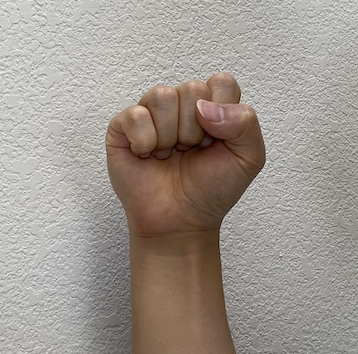
#> input picture demo/kaynak/fist.jpg, 358 x 354 px
$ python -i make_demo_images.py   (imports and definitions only)
#> lines starting #> are read from the running program, lines starting #| are printed output that depends on the picture; after the words box and inside, x2 and y2 are one past the last pixel; in counts of white or black regions, pixels touching at a corner belong together
#> further down, picture is the input picture: shape (354, 358, 3); mean B, G, R 142.8, 150.2, 158.2
"""
Demo/test görüntüleri üretir.

Gerçek bir portre fotoğrafına (MediaPipe örnek görselleri) gerçek el fotoğrafları
kesilip yapıştırılır. Parmak ucu bıyık bölgesine, yanağa, alına, çeneye veya yüzden
uzağa konularak pozitif ve negatif senaryolar oluşturulur.

Kullanım:  python tests/make_demo_images.py
Kaynak görseller indirilemezse demo/kaynak klasöründekiler kullanılır.
"""
import os
import sys
import urllib.request

import cv2
import numpy as np

ROOT = os.path.dirname(os.path.dirname(os.path.abspath(__file__)))
SRC = os.path.join(ROOT, "demo", "kaynak")
OUT = os.path.join(ROOT, "demo", "girdiler")
BASE_URL = "https://storage.googleapis.com/mediapipe-assets/"
FILES = ["portrait.jpg", "pointing_up.jpg", "fist.jpg", "thumb_up.jpg", "victory.jpg"]


# [6 lines left out: function fetch, not called in this run]


def hand_cutout(img):
    """Düz duvar önündeki eli maskeyle ayırır (renk farkı + GrabCut)."""
    h, w = img.shape[:2]
#> h = 354; w = 358
    lab = cv2.cvtColor(img, cv2.COLOR_BGR2LAB).astype(np.float32)
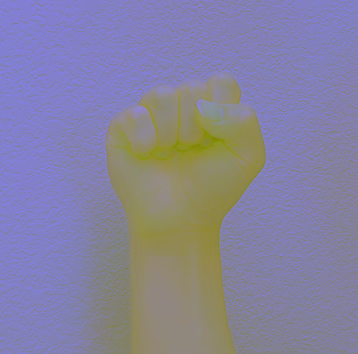
#> lab: shape (354, 358, 3) float32; mean B, G, R 158.9, 130.2, 133.4
    border = np.concatenate([lab[:10].reshape(-1, 3), lab[:, :10].reshape(-1, 3),
                             lab[:, -10:].reshape(-1, 3)])
    bg = np.median(border, axis=0)
#> bg = [190, 128, 130]
    diff = np.linalg.norm((lab - bg)[:, :, 1:], axis=2)  # a,b kanalları: ten rengi
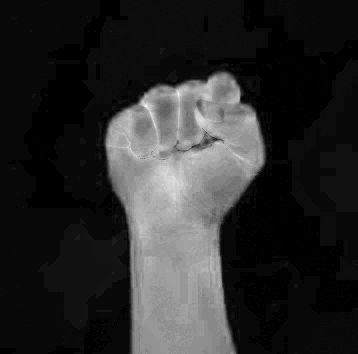
#> diff: shape (354, 358) float32; min 0, max 28.6, mean 4.8; drawn with min black and max white
    mask = (diff > 8).astype(np.uint8)
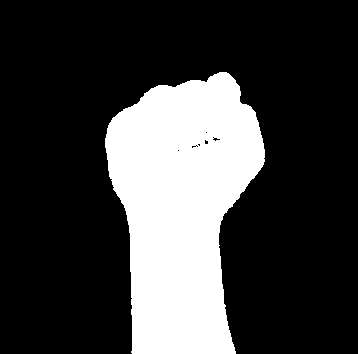
#> mask: shape (354, 358); values 0 (black) and 1 (white), 24.3% white; 1 white region, box (x1, y1, x2, y2) and area: (105, 72, 265, 354) 30762
    mask = cv2.morphologyEx(mask, cv2.MORPH_OPEN, np.ones((5, 5), np.uint8))
#> mask: shape (354, 358); values 0 (black) and 1 (white), 24.3% white; 1 white region, box (x1, y1, x2, y2) and area: (105, 72, 265, 354) 30747
    n, lbl, stats, _ = cv2.connectedComponentsWithStats(mask)
#> n = 2; stats = [[0, 0, 358, 354, 95985], [105, 72, 160, 282, 30747]]
    if n > 1:
        k = 1 + np.argmax(stats[1:, cv2.CC_STAT_AREA])
#> k = 1
        mask = (lbl == k).astype(np.uint8)
    gc = np.where(mask > 0, cv2.GC_PR_FGD, cv2.GC_BGD).astype(np.uint8)
    gc[cv2.erode(mask, np.ones((15, 15), np.uint8)) > 0] = cv2.GC_FGD
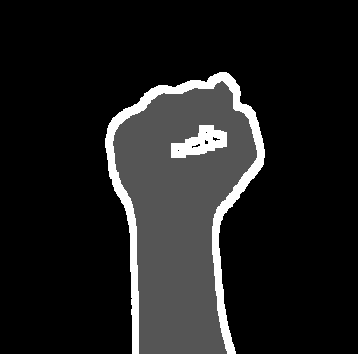
#> gc: shape (354, 358); min 0, max 3, mean 0.348; drawn with min black and max white
    bgm, fgm = np.zeros((1, 65), np.float64), np.zeros((1, 65), np.float64)
    cv2.grabCut(img, gc, None, bgm, fgm, 4, cv2.GC_INIT_WITH_MASK)
    m = np.where((gc == cv2.GC_FGD) | (gc == cv2.GC_PR_FGD), 255, 0).astype(np.uint8)
#> m: shape (354, 358); 24.2% white; 1 white region, box (x1, y1, x2, y2) and area: (105, 72, 265, 354) 30697
    m = cv2.morphologyEx(m, cv2.MORPH_CLOSE, np.ones((7, 7), np.uint8))
#> m: shape (354, 358); 24.3% white; 1 white region, box (x1, y1, x2, y2) and area: (105, 72, 265, 354) 30750
    return cv2.GaussianBlur(m, (5, 5), 0)


# [125 lines left out: functions paste, webcam_frame, add_mustache, main, not called in this run]


# [2 lines not run here, left out]

>>> import cv2
>>> picture = cv2.imread('../demo/kaynak/fist.jpg')
>>> result = hand_cutout(picture)
